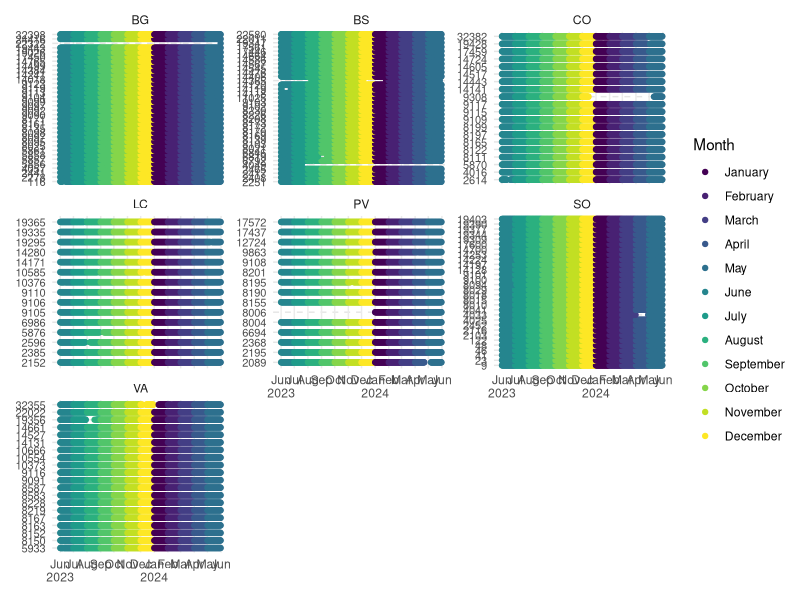
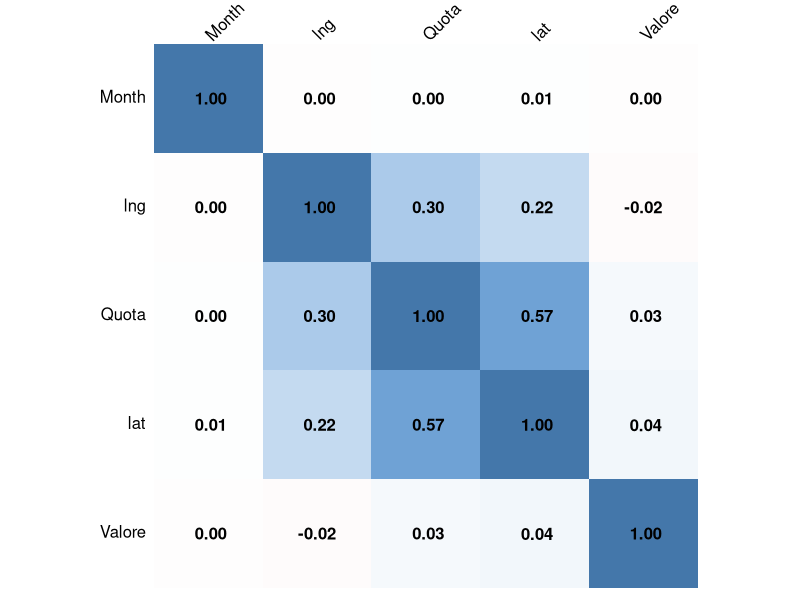
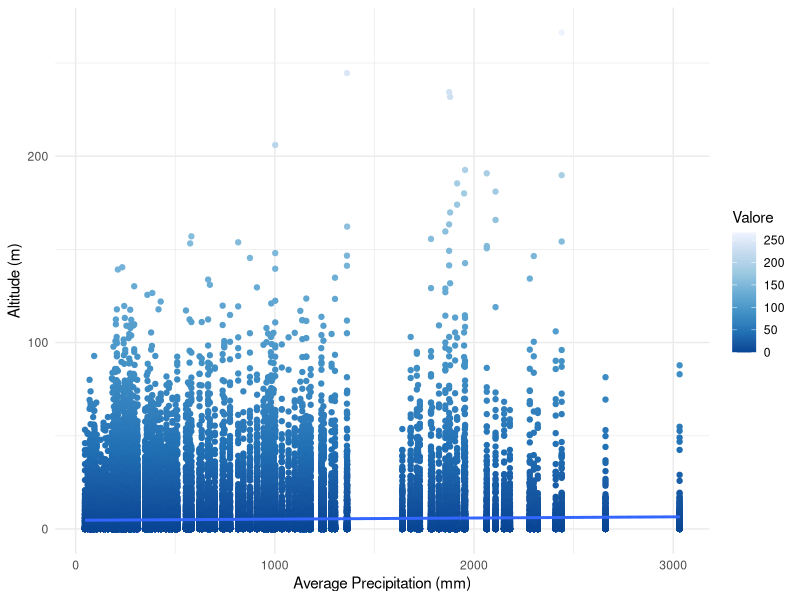
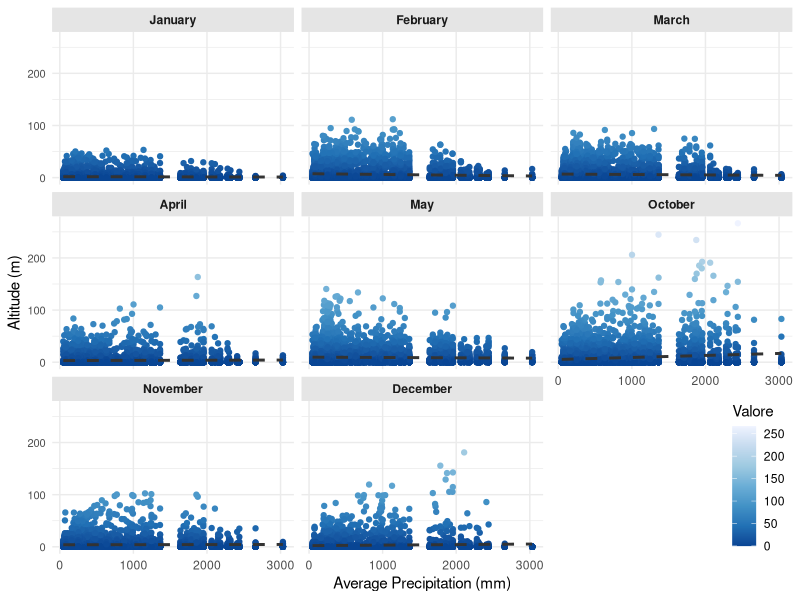
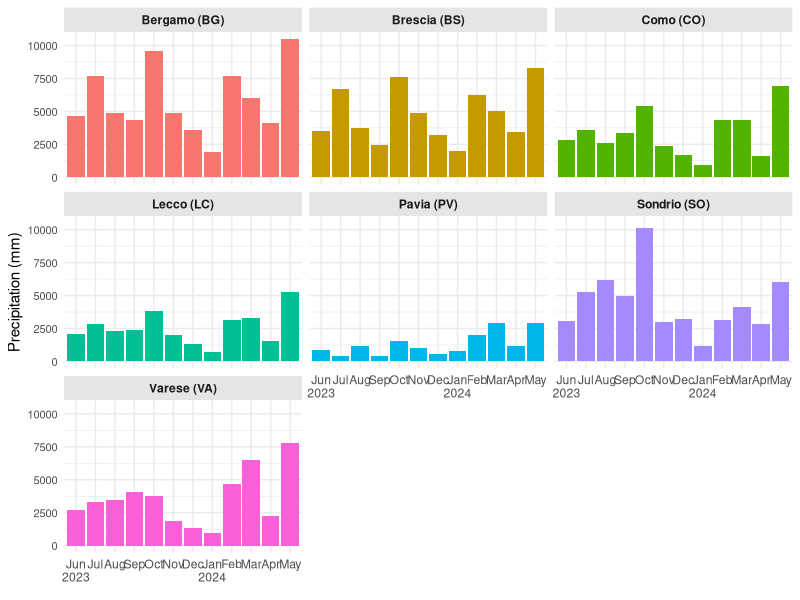
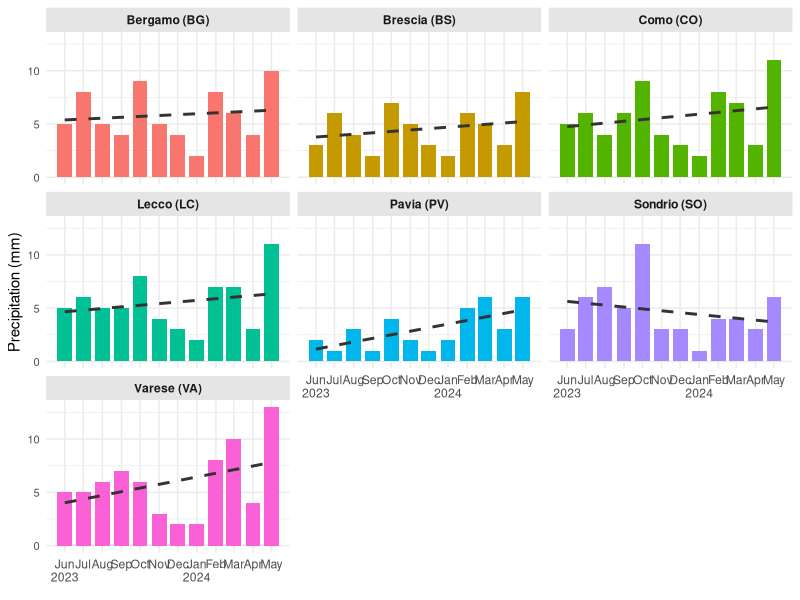
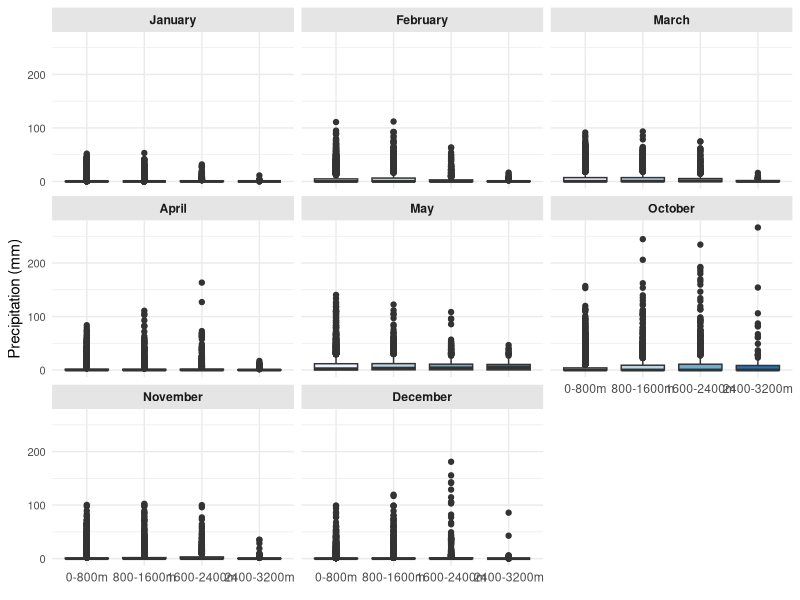
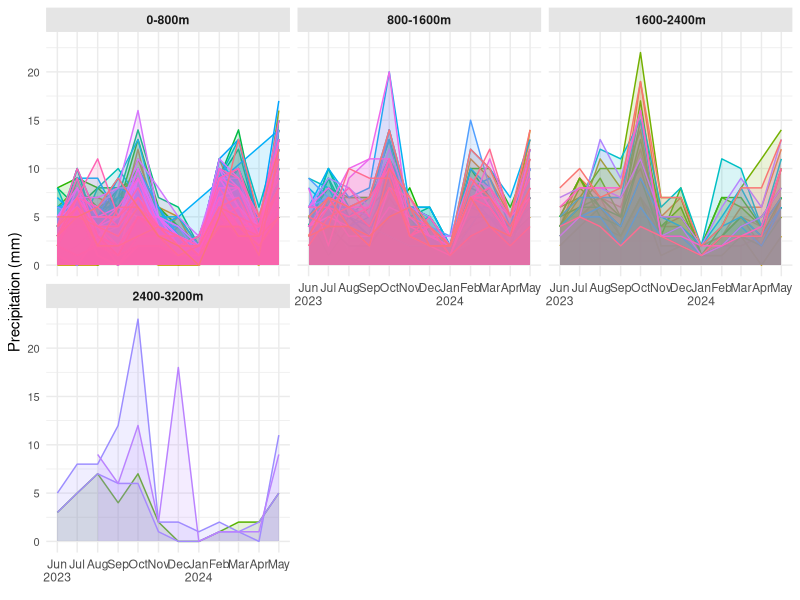

These charts were generated, in order, by the following R code:
## ---- chunk 1
library(corrplot)
library(tidyverse)
library(sf)
Sys.setlocale("LC_TIME", "en_US")
## ---- chunk 2
prcp_readings <- read.csv(
    "processed_dataset/Precipitazioni_dal_01062023_al_01062024.csv",
    header = TRUE,
    strip.white = TRUE,
    na.strings = c("-999")
)
## ---- chunk 3
prcp_readings <- prcp_readings |>
    mutate(
        IdSensore = as.factor(IdSensore),
        Data = ymd(Data),
        Stato = as.factor(Stato)
    )
## ---- chunk 4
sensors <- read.csv(
    "processed_dataset//Stazioni_Idro_Nivo_Meteorologiche.csv",
    header = TRUE,
    strip.white = TRUE
)
## ---- chunk 5
prcp_sensors <- sensors |>
    filter(Tipologia == "Precipitazione") |>
    mutate(
        IdSensore = as.factor(IdSensore),
        Provincia = as.factor(Provincia)
    )
## ---- chunk 6
prcp_readings <- prcp_readings |>
    mutate(Month = month(Data, label=TRUE, abbr=FALSE))
## ---- chunk 7
prcp_sensor_readings <- left_join(
    prcp_readings,
    prcp_sensors,
    join_by(IdSensore == IdSensore)
)
## ---- chunk 8
prcp_sensor_readings |> 
    filter(Stato == "VA") |>
    ggplot(
        aes(x = Data, y = IdSensore)
    ) +
    geom_point(
        aes(color = Month)
    ) +
    facet_wrap(
        . ~ Provincia,
        scales = "free_y"
    ) +
    scale_x_date(
        date_breaks = "1 month",
        labels = scales::label_date_short()
    ) +
    labs(
        x = element_blank(),
        y = element_blank()
    ) + theme_minimal() +
    theme(
        axis.text.y = element_text(size = 8),
        panel.grid.minor.x = element_blank(),
        panel.grid.major.y = element_line(color = "grey90", linetype = "dashed")
    )
## ---- chunk 9
prcp_sensor_readings_tmp <- prcp_sensor_readings |>
    filter(Stato == "VA") |>
    mutate(Month = month(Data)) |>
    select(
        Valore,
        Month,
        Quota,
        lat,
        lng
    )

prcp_cor = cor(prcp_sensor_readings_tmp, use = "complete.obs")
## ---- chunk 10
col <- colorRampPalette(c("#BB4444", "#EE9988", "#FFFFFF", "#77AADD", "#4477AA"))

corrplot(prcp_cor, method = "shade", shade.col = NA, tl.col = "black", tl.srt = 45,
         col = col(200), addCoef.col = "black", cl.pos = "n", order = "AOE")
## ---- chunk 11
prcp_sensor_readings |>
    filter(Stato == "VA") |>
    ggplot(
        aes(x = Quota, y = Valore)
    ) +
    geom_point(
        aes(color = Valore)
    ) +
    stat_smooth(
        method = "lm"
    ) +
    labs(
        x = "Average Precipitation (mm)",
        y = "Altitude (m)"
    ) +
    scale_colour_distiller(palette = "Blues") +
    theme_minimal()
## ---- chunk 12
prcp_sensor_readings |>
    filter(
        Stato == "VA",
        !(Month %in% c("June", "July", "August", "September"))
    ) |>
    ggplot(
        aes(x = Quota, y = Valore)
    ) +
    geom_point(
        aes(color = Valore)
    ) +
    geom_smooth(
        method = "lm", se = FALSE,
        color = "gray20", linetype = "dashed"
    ) +
    facet_wrap(
        . ~ Month,
        ncol = 3
    ) +
    labs(
        x = "Average Precipitation (mm)",
        y = "Altitude (m)"
    ) +
    theme_minimal() +
    scale_colour_distiller(palette = "Blues") +
    theme(
        legend.position = "inside",
        legend.justification = c(1,0), legend.position.inside = c(1,0),
        axis.text.y = element_text(size = 8),
        panel.grid.minor.x = element_blank(),
        strip.text = element_text(face = "bold"),
        strip.background = element_rect(fill = "gray90", color = "gray90", size = 1)
    )
## ---- chunk 13
monthly_prcp <- prcp_sensor_readings |>
    mutate(
        Month = month(Data),
        Year = year(Data)
    ) |>
    group_by(Provincia, NomeProvincia, Month, Year) |>
    summarise(
        Totale = if (all(is.na(Valore))) NA else sum(Valore, na.rm = TRUE),
        Media = if (all(is.na(Valore))) NA else round(mean(Valore, na.rm = TRUE)),
        .groups = "drop"
    ) |>
    mutate(Stato = ifelse(is.na(Totale), "NA", "VA"))
## ---- chunk 14
# Create a new column for month-year labels
monthly_prcp <- monthly_prcp %>%
    mutate(
        MonthLabel = case_when(
            Month == 6 & Year == 2023 ~ "Jun\n2023",
            Month == 7 & Year == 2023 ~ "Jul",
            Month == 8 & Year == 2023 ~ "Aug",
            Month == 9 & Year == 2023 ~ "Sep",
            Month == 10 & Year == 2023 ~ "Oct",
            Month == 11 & Year == 2023 ~ "Nov",
            Month == 12 & Year == 2023 ~ "Dec",
            Month == 1 & Year == 2024 ~ "Jan\n2024",
            Month == 2 & Year == 2024 ~ "Feb",
            Month == 3 & Year == 2024 ~ "Mar",
            Month == 4 & Year == 2024 ~ "Apr",
            Month == 5 & Year == 2024 ~ "May"
        )
    )

# Ensure the month-year labels are in the correct order
monthly_prcp$MonthLabel <- factor(
    monthly_prcp$MonthLabel,
    levels = c(
        "Jun\n2023", "Jul", "Aug", "Sep",
         "Oct", "Nov", "Dec", "Jan\n2024",
         "Feb", "Mar", "Apr", "May"
    )
)
## ---- chunk 15
monthly_prcp |>
    filter(Stato == "VA") |>
    mutate(
        Data = make_date(Year, Month, day = 1),
        NomeProvincia = paste(NomeProvincia, " (", Provincia, ")", sep = "")
    ) |>
    ggplot(
        aes(x = MonthLabel, y = Totale)
    ) +
    geom_col(
        aes(fill = NomeProvincia)
    ) +
    geom_smooth(
        method = "lm", se = FALSE,
        color = "gray20", linetype = "dashed"
    ) +
    facet_wrap(
        . ~ NomeProvincia,
        ncol = 3
    ) +
    labs(
        x = element_blank(),
        y = "Precipitation (mm)",
        color = element_blank()
    ) +
    theme_minimal() +
    theme(
        legend.position = "none",
        axis.text.y = element_text(size = 8),
        panel.grid.minor.x = element_blank(),
        strip.text = element_text(face = "bold"),
        strip.background = element_rect(fill = "gray90", color = "gray90", size = 1)
    )
## ---- chunk 16
gg_prcp_monthly <- monthly_prcp |>
    filter(Stato == "VA") |>
    mutate(
        Data = make_date(Year, Month, day = 1),
        NomeProvincia = paste(NomeProvincia, " (", Provincia, ")", sep = "")
    ) |>
    ggplot(
        aes(x = Data, y = Media)
    ) +
    geom_col(
        aes(fill = NomeProvincia),
        width = 24
    ) +
    geom_smooth(
        method = "lm", se = FALSE,
        color = "gray20", linetype = "dashed"
    ) +
    facet_wrap(
        . ~ NomeProvincia,
        ncol = 3
    ) +
    scale_x_date(
        date_breaks = "1 month",
        labels = scales::label_date_short(),
        limits = c(as.Date("2023-05-20"), as.Date("2024-05-13"))
    ) +
    labs(
        x = element_blank(),
        y = "Precipitation (mm)",
        color = element_blank()
    ) +
    theme_minimal() +
    theme(
        legend.position = "none",
        axis.text.y = element_text(size = 8),
        panel.grid.minor.x = element_blank(),
        strip.text = element_text(face = "bold"),
        strip.background = element_rect(fill = "gray90", color = "gray90", size = 1)
    )
gg_prcp_monthly
## ---- chunk 17
ggsave(
    filename = "images/prcp_monthly.jpg",
    plot = gg_prcp_monthly,
    width = 24,
    height = 14,
    dpi = 300,
    units = "cm"
)
## ---- chunk 18
prcp_sensor_readings$AltitudeRange <- cut(
    prcp_sensor_readings$Quota,
    breaks = seq(0, 3200, by = 800),
    labels = c("0-800m", "800-1600m", "1600-2400m", "2400-3200m")
)

prcp_sensor_readings |>
    filter(
        Stato == "VA",
        !(Month %in% c("June", "July", "August", "September"))
    ) |>
    ggplot(
        aes(x = AltitudeRange, y = Valore)
    ) +
    geom_boxplot(
        aes(fill = AltitudeRange)
    ) +
    facet_wrap(
        . ~ Month,
        ncol = 3
    ) +
    labs(
        x = element_blank(), y = "Precipitation (mm)"
    ) +
    scale_fill_brewer(palette = "Blues") +
    theme_minimal() +
    theme(
        legend.position = "none",
        axis.text.y = element_text(size = 8),
        panel.grid.minor.x = element_blank(),
        strip.text = element_text(face = "bold"),
        strip.background = element_rect(fill = "gray90", color = "gray90", size = 1)
    )
## ---- chunk 19
monthly_prcp_sensor <- prcp_sensor_readings |>
    mutate(
        Month = month(Data),
        Year = year(Data)
    ) |>
    group_by(IdSensore, NomeStazione, Quota, Month, Year) |>
    summarise(
        Totale = if (all(is.na(Valore))) NA else sum(Valore, na.rm = TRUE),
        Media = if (all(is.na(Valore))) NA else round(mean(Valore, na.rm = TRUE)),
        .groups = "drop"
    ) |>
    mutate(Stato = ifelse(is.na(Totale), "NA", "VA"))
## ---- chunk 20
monthly_prcp_sensor$AltitudeRange <- cut(
    monthly_prcp_sensor$Quota,
    breaks = seq(0, 3200, by = 800),
    labels = c("0-800m", "800-1600m", "1600-2400m", "2400-3200m")
)

monthly_prcp_sensor |>
    filter(Stato == "VA") |>
    mutate(
        Data = make_date(Year, Month, day = 1)
    ) |>
    ggplot(
        aes(x = Data, y = Media)
    ) +
    geom_density(
        stat = "identity",
        aes(color = IdSensore, fill = IdSensore),
        alpha = 0.15
    ) +
    facet_wrap(
        . ~ AltitudeRange,
        ncol = 3
    ) +
    scale_x_date(
        date_breaks = "1 month",
        labels = scales::label_date_short()
    ) +
    labs(
        x = element_blank(),
        y = "Precipitation (mm)",
        color = element_blank()
    ) +
    theme_minimal() +
    theme(
        legend.position = "none",
        axis.text.y = element_text(size = 8),
        panel.grid.minor.x = element_blank(),
        strip.text = element_text(face = "bold"),
        strip.background = element_rect(fill = "gray90", color = "gray90", size = 1)
    )
